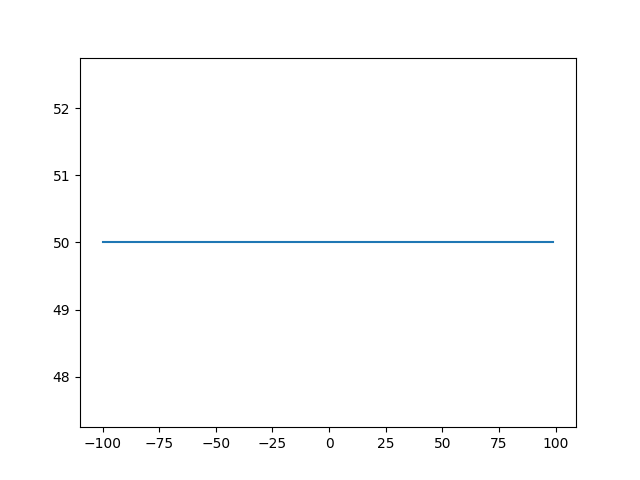

Here is the Python script that generated this plot:
import matplotlib.pyplot as plot
import math
from numpy import arange

temp = int(input("Temperature in C? "))

def f(x):
    return temp * 1.8 + 32

xs = list(range(-100, 100))
ys = []
for x in xs:
    ys.append(f(x))

plot.plot(xs, ys)
plot.show()
